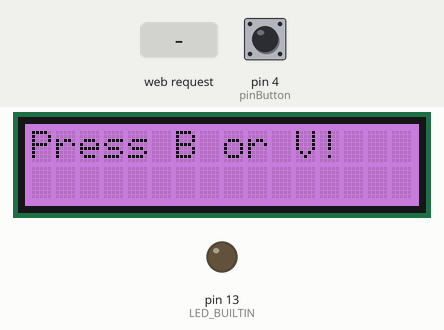
This sketch was run on a simulated Arduino Uno, built with avr-gcc and run on an emulated ATmega328P. On the bench: 16×2 character LCD, output pins drawn as LEDs (lit = HIGH). The test bench sets the inputs (shaded band); at power-on: pin 4 (pinButton) LOW. WiFi joins after 1.5 s; servers stay silent unless stated; what the sketch prints to the serial monitor is not drawn.

Above: at 1.2 s.
1.3 s: HTTP request GET /bruna received
At 2.2 s:
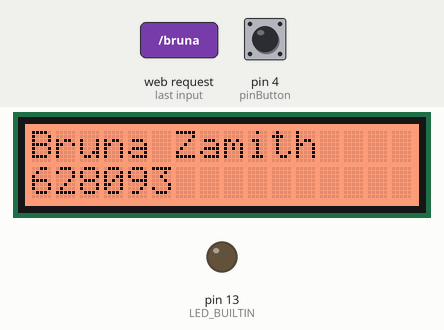
2.8 s: pin 4 (pinButton) pulled HIGH for 1 s
At 2.98 s:
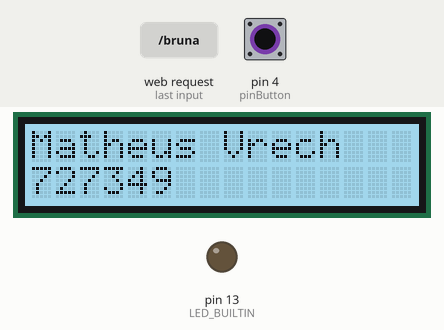
5.3 s: HTTP request GET /lighton received
At 6.0 s:
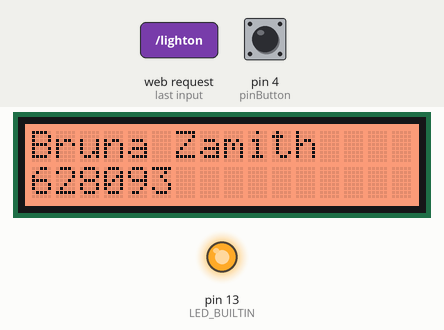
8.3 s: HTTP request GET /vrechson received
At 8.78 s:
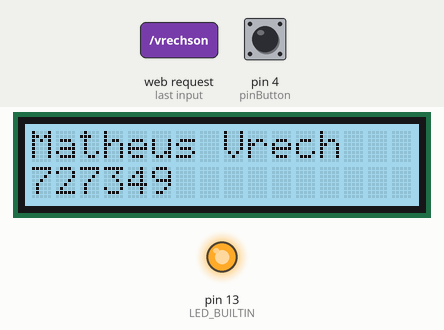
10.4 s: pin 4 (pinButton) pulled HIGH for 0.15 s
12.0 s: pin 4 (pinButton) pulled HIGH for 3.2 s
At 12.32 s:
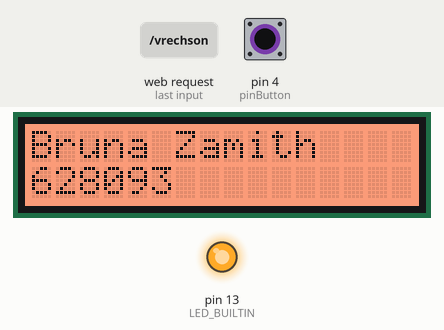
Timing chart, 0 to 15.0 s (numbered marks = the images above; inputs shaded):
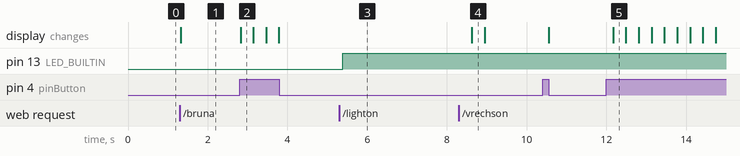

Measured:
- after the input at 1.3 s, the display: changes at once (image 1)
- after the input at 2.8 s, the display: changes at once (image 2)
- after the input at 5.3 s, pin 13 (LED_BUILTIN): LOW → HIGH after 0.08 s
- after the input at 8.3 s, the display: changes after 0.33 s (image 4)
- after the input at 12.0 s, the display: changes after 0.17 s (image 5)

The sketch:

class3.ino
```cpp
/*
  Web Server
 A simple web server that shows the value of the analog input pins.
 using an Arduino Wiznet Ethernet shield.
 Circuit:
 * Ethernet shield attached to pins 10, 11, 12, 13
 * Analog inputs attached to pins A0 through A5 (optional)
 created 18 Dec 2009
 by David A. Mellis
 modified 9 Apr 2012
 by Tom Igoe
 modified 02 Sept 2015
 by Arturo Guadalupi
 Besides that, this project was modified by Matheus Vrech and Bruna Zamith for university classes purpose, enjoy it
 */

#include <SPI.h>
#include <Stepper.h>
#include <Ethernet.h>
#include <Wire.h>
#include "rgb_lcd.h"

rgb_lcd lcd;

const int pinButton = 4;
int counter = 0;

byte mac[] = {
  0xDE, 0xAD, 0xBE, 0xEF, 0xFE, 0xED
};

IPAddress ip(200, 18, 97, 11);
EthernetServer server(80);

/* Motor definitions */
const int stepsPerRevolution = 200;
Stepper myStepper(stepsPerRevolution, 8, 9, 10, 11);

int _direction = 1;
boolean _running = 0;

void setup() {
  Serial.begin(9600);
  while (!Serial) {}
  Ethernet.begin(mac, ip);
  server.begin();
  Serial.print("server is at ");
  Serial.println(Ethernet.localIP());

  /* set up the LCD's number of columns and rows: */
  lcd.begin(16, 2);
  lcd.setRGB(186, 85, 211);

  /* Print a message to the LCD. */
  lcd.print("Press B or V!");

  /* Define a led to use */
  pinMode(LED_BUILTIN, OUTPUT);
  pinMode(pinButton, INPUT);
}


void loop() {
  //myStepper.step(1);
  if (digitalRead(pinButton)) {
    counter++;
  }

  if (counter > 0){
    if (counter % 2 == 0) {
        display_lcd("Bruna Zamith", "628093");
    } else {
        display_lcd("Matheus Vrech", "727349");
    }
  }

  if(_running == 1)
    myStepper.step(_direction * 20);

  EthernetClient client = server.available();
  /* Get the http packet */
  String readString;
  if (client) {
    boolean currentLineIsBlank = true;
    while (client.connected()) {
      if (client.available()) {
        char c = client.read();

         Serial.write(c);

        /* Store the entire packet */
        if (readString.length() < 100) {
          readString += c;
        }

        /* Receive GET commands */
        if (readString.indexOf("lighton") > 0) {
          digitalWrite(LED_BUILTIN, HIGH);
          client.println("HTTP/1.1 200 OK");
          break;
        }
        else if (readString.indexOf("lightoff") > 0) {
          digitalWrite(LED_BUILTIN, LOW);
          client.println("HTTP/1.1 200 OK");
          break;
        }
        else if (readString.indexOf("bruna") > 0) {
          display_lcd("Bruna Zamith", "628093");
          client.println("HTTP/1.1 200 OK");
          break;
        }
        else if (readString.indexOf("vrechson") > 0) {
          display_lcd("Matheus Vrech", "727349");
          client.println("HTTP/1.1 200 OK");
          break;
        }
        /* working with our motor right now */
        else if (readString.indexOf("slow") > 0) {
          myStepper.setSpeed(10);
          client.println("HTTP/1.1 200 OK");
          break;
        }
        else if (readString.indexOf("medium") > 0) {
          myStepper.setSpeed(40);
          client.println("HTTP/1.1 200 OK");
          break;
        }
        else if (readString.indexOf("fast") > 0) {
          myStepper.setSpeed(75);
          client.println("HTTP/1.1 200 OK");
          break;
        }
        else if (readString.indexOf("stop") > 0) {
          _running = 0;
          client.println("HTTP/1.1 200 OK");
          break;
        }
        else if (readString.indexOf("90") > 0) {
          myStepper.step(_direction * 27);
          _running = 0;
          client.println("HTTP/1.1 200 OK");
          break;
        }
        else if (readString.indexOf("180") > 0) {
          myStepper.step(_direction * 55);
          _running = 0;
          client.println("HTTP/1.1 200 OK");
          break;
        }
        else if (readString.indexOf("rotate") > 0) {
          _running = 1;
          client.println("HTTP/1.1 200 OK");
          break;
        }
        else if (readString.indexOf("reverse") > 0) {
          _direction = _direction ? -1 : 1;
          client.println("HTTP/1.1 200 OK");
          break;
        }
        /* end of motor functions */
        if (c == '\n' && currentLineIsBlank) {
          client.println("HTTP/1.1 200 OK");
          client.println("Content-Type: text/html");
          client.println("Connection: keep-alive");
          //client.println("Refresh: 5");  // refresh the page automatically every 5 sec
          client.println();
          client.println("<!DOCTYPE HTML>");
          client.println("<html>");
          client.println("<head></head>");
          /* easter egg for ninjas */
          client.println("<body>i'm a happy arduino, and you found my easter egg!<br>curiosity will kill you anyway.</body>");
          client.println("</html>");
        }
        if (c == '\n') {
          currentLineIsBlank = true;
        } else if (c != '\r') {
          currentLineIsBlank = false;
        }
      }
    }

    /* wait for something: nothing at all*/
    delay(1);
    //client.stop();
    //Serial.println("client disconnected");
  }
}

void display_lcd(String nome, String ra){
        lcd.clear();
        if(nome.indexOf("Zamith") > 0){
          lcd.setRGB(255, 127, 80);
        }
        else if(nome.indexOf("Vrech") > 0){
          lcd.setRGB(135, 206, 235);
        }
        lcd.setCursor(0, 0);
        lcd.print(nome);
        lcd.setCursor(0,1);
        lcd.print(ra);
        delay(300);
}
```
